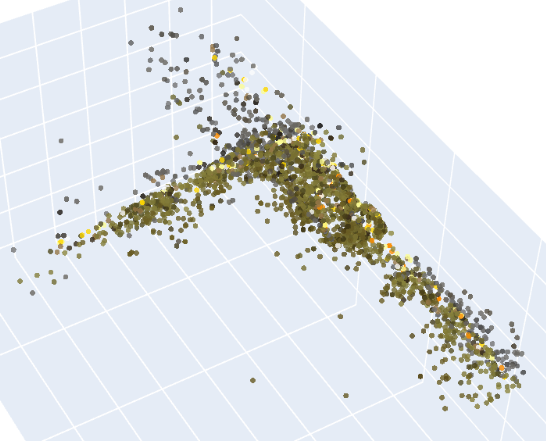
#> input picture sfm/assets/raw_triangulation.png, 546 x 441 px
$ python -i utils.py   (imports and definitions only)
#> lines starting #> are read from the running program, lines starting #| are printed output that depends on the picture
import ast
import cv2
import matplotlib.pyplot as plt
import numpy as np
import pandas as pd
import sys
from scipy.optimize import least_squares


# Building camera intrinsics K, extrinsics [R|t] and full projection P = K [R|t]
# [60 lines left out: function camera_matrices_from_pose, not called in this run]


# Extracting image features using SIFT or ORB
def image_feature_extractor(img_path, descriptor='SIFT', show=False):
#> called with img_path = 'assets/raw_triangulation.png', descriptor = 'SIFT', show = False
    img_bgr = cv2.imread(img_path)
#> img_bgr is the input picture: shape (441, 546, 3); mean B, G, R 230.4, 227.3, 223

    # Convert BGR to grayscale for features
    img_gray = cv2.cvtColor(img_bgr, cv2.COLOR_BGR2GRAY)
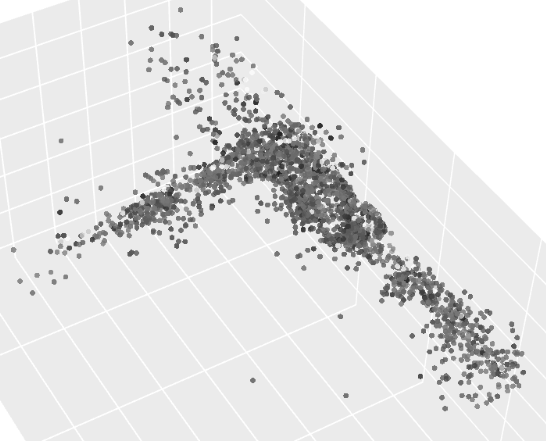
#> img_gray: shape (441, 546); min 34, max 255, mean 226.4

    # Extracting keypoitns and descriptors
    if descriptor == 'SIFT':
        sift = cv2.SIFT_create()
        kps, desc = sift.detectAndCompute(img_gray, None)
#> kps = 1435 keypoints; strongest (x, y, size): (320, 125, 3.4), (331, 138, 3.5), (60, 212, 3.5), (420, 376, 3.4)

    elif descriptor == 'ORB':
        orb = cv2.ORB_create()
        kps, desc = orb.detectAndCompute(img_gray, None)

    # Plotting keypoints on copies of the original image and showing scale
    # and orientation
    if show:
        img_rgb = cv2.cvtColor(img_bgr, cv2.COLOR_BGR2RGB)
        img = cv2.drawKeypoints(img_rgb, kps, None, \
                                flags=cv2.DRAW_MATCHES_FLAGS_DRAW_RICH_KEYPOINTS)

        plt.figure(figsize=(15, 5))

        plt.subplot(1, 3, 1)
        plt.title("Original Image")
        plt.imshow(img_rgb)
        plt.axis('off')

        plt.subplot(1, 3, 2)
        plt.title("Grayscale Image")
        plt.imshow(img_gray, cmap='gray')
        plt.axis('off')

        plt.subplot(1, 3, 3)
        plt.title(f"{descriptor} Descriptors")
        plt.imshow(img)
        plt.axis('off')

        plt.tight_layout()
        plt.show()

    return kps, desc


# Matching features between consecutive frames
# [178 lines left out: functions match_features, filter_matches, triangulate_matches, build_tracks_from_pairs, triangulate_track_multi_view, structure_only_bundle_adjustment, not called in this run]

# Testing 3D point cloud generation pipeline
# [163 lines not run here, left out]

>>> result = image_feature_extractor('assets/raw_triangulation.png')

$ run again, on sfm/assets/pinhole_camera_model.png
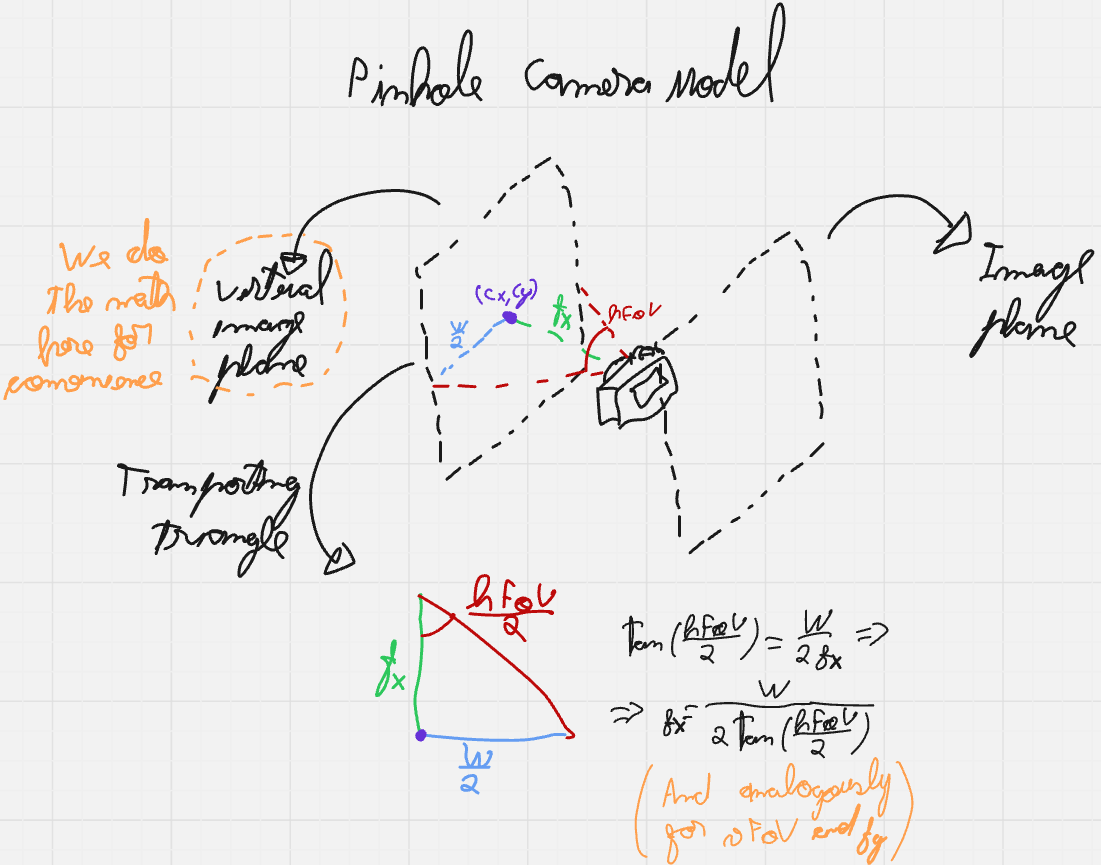
#> input picture sfm/assets/pinhole_camera_model.png, 1101 x 865 px
#> in image_feature_extractor, img_bgr is the input picture: shape (865, 1101, 3); mean B, G, R 233.4, 234.1, 235.3
#> in image_feature_extractor, `img_gray = cv2.cvtColor(img_bgr, cv2.COLOR_BGR2GRAY)`:
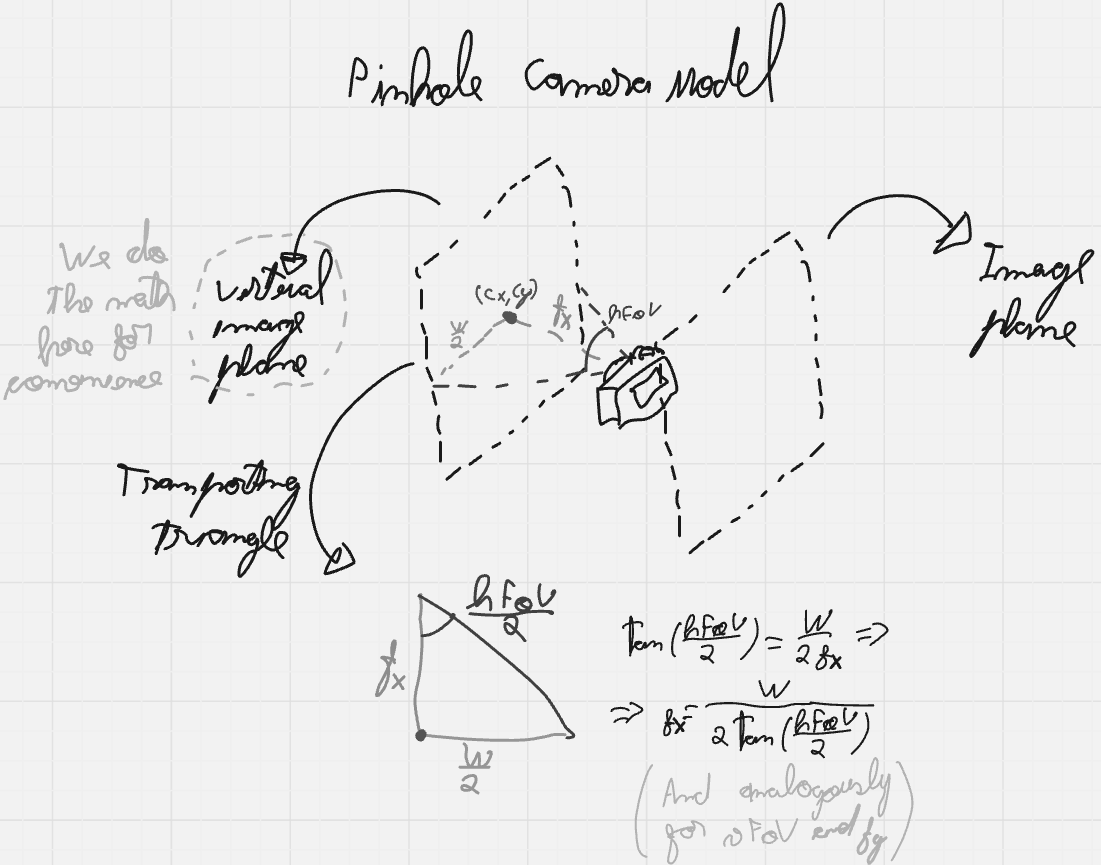
#> img_gray: shape (865, 1101); min 26, max 242, mean 234.3
#> kps = 2453 keypoints; strongest (x, y, size): (663, 381, 2.1), (381, 67, 2.6), (264, 326, 2.8), (734, 614, 2.2)

$ run again, on sfm/assets/rotation_matrix_computation_x.png
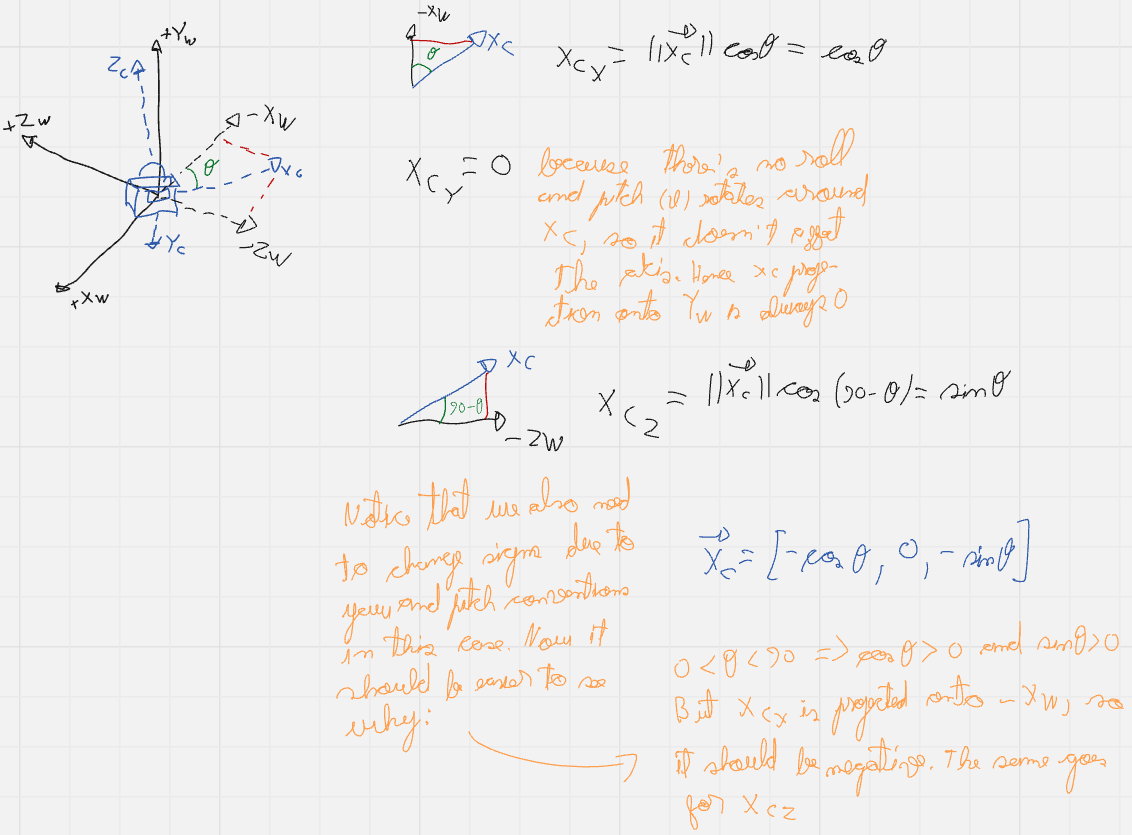
#> input picture sfm/assets/rotation_matrix_computation_x.png, 1132 x 835 px
#> in image_feature_extractor, img_bgr is the input picture: shape (835, 1132, 3); mean B, G, R 237.1, 238.3, 239.9
#> in image_feature_extractor, `img_gray = cv2.cvtColor(img_bgr, cv2.COLOR_BGR2GRAY)`:
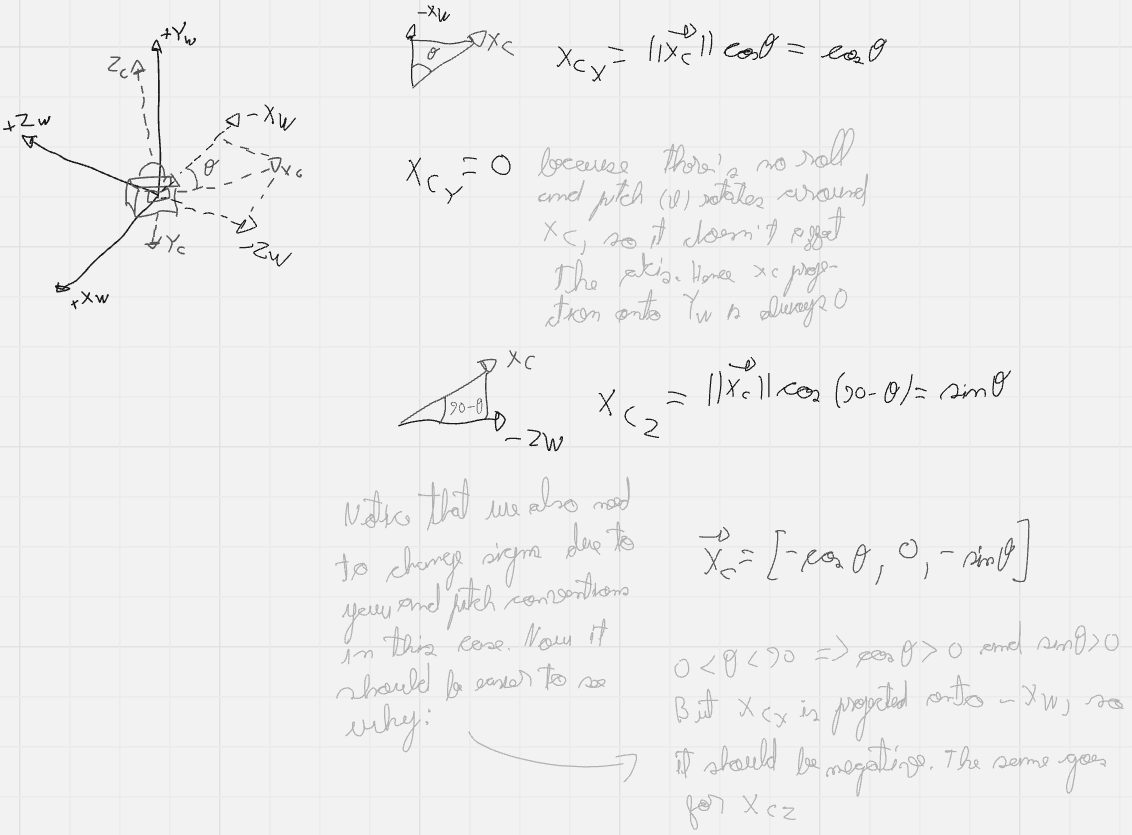
#> img_gray: shape (835, 1132); min 26, max 242, mean 238.7
#> kps = 1198 keypoints; strongest (x, y, size): (185, 23, 1.8), (195, 39, 1.8), (167, 29, 1.9), (23, 136, 2)
